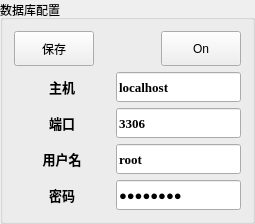
          <widget class="QGroupBox" name="groupBox_3">
           <property name="sizePolicy">
            <sizepolicy hsizetype="Fixed" vsizetype="MinimumExpanding">
             <horstretch>0</horstretch>
             <verstretch>0</verstretch>
            </sizepolicy>
           </property>
           <property name="minimumSize">
            <size>
             <width>255</width>
             <height>182</height>
            </size>
           </property>
           <property name="title">
            <string>数据库配置</string>
           </property>
           <property name="flat">
            <bool>false</bool>
           </property>
           <property name="checkable">
            <bool>false</bool>
           </property>
           <layout class="QGridLayout" name="gridLayout_12">
            <item row="0" column="0">
             <layout class="QGridLayout" name="gridLayout_9">
              <item row="0" column="0">
               <layout class="QHBoxLayout" name="horizontalLayout">
                <property name="rightMargin">
                 <number>0</number>
                </property>
                <item>
                 <widget class="QPushButton" name="DatabaseButton_bc">
                  <property name="sizePolicy">
                   <sizepolicy hsizetype="Fixed" vsizetype="Fixed">
                    <horstretch>0</horstretch>
                    <verstretch>0</verstretch>
                   </sizepolicy>
                  </property>
                  <property name="minimumSize">
                   <size>
                    <width>75</width>
                    <height>35</height>
                   </size>
                  </property>
                  <property name="text">
                   <string>保存</string>
                  </property>
                  <property name="icon">
                   <iconset>
                    <normaloff>shangweiji_picture/保存.png</normaloff>shangweiji_picture/保存.png</iconset>
                  </property>
                 </widget>
                </item>
                <item>
                 <spacer name="horizontalSpacer_3">
                  <property name="orientation">
                   <enum>Qt::Horizontal</enum>
                  </property>
                  <property name="sizeHint" stdset="0">
                   <size>
                    <width>40</width>
                    <height>20</height>
                   </size>
                  </property>
                 </spacer>
                </item>
                <item>
                 <widget class="QPushButton" name="DatabaseButton_on">
                  <property name="sizePolicy">
                   <sizepolicy hsizetype="Fixed" vsizetype="Fixed">
                    <horstretch>0</horstretch>
                    <verstretch>0</verstretch>
                   </sizepolicy>
                  </property>
                  <property name="minimumSize">
                   <size>
                    <width>75</width>
                    <height>35</height>
                   </size>
                  </property>
                  <property name="text">
                   <string>On</string>
                  </property>
                  <property name="icon">
                   <iconset>
                    <normaloff>shangweiji_picture/保存.png</normaloff>shangweiji_picture/保存.png</iconset>
                  </property>
                  <property name="autoRepeat">
                   <bool>false</bool>
                  </property>
                 </widget>
                </item>
               </layout>
              </item>
              <item row="1" column="0">
               <layout class="QGridLayout" name="gridLayout_8">
                <item row="0" column="0">
                 <widget class="QLabel" name="label_38">
                  <property name="sizePolicy">
                   <sizepolicy hsizetype="MinimumExpanding" vsizetype="MinimumExpanding">
                    <horstretch>0</horstretch>
                    <verstretch>0</verstretch>
                   </sizepolicy>
                  </property>
                  <property name="minimumSize">
                   <size>
                    <width>80</width>
                    <height>30</height>
                   </size>
                  </property>
                  <property name="font">
                   <font>
                    <family>微软雅黑</family>
                    <pointsize>10</pointsize>
                    <bold>true</bold>
                   </font>
                  </property>
                  <property name="text">
                   <string>主机</string>
                  </property>
                  <property name="alignment">
                   <set>Qt::AlignCenter</set>
                  </property>
                 </widget>
                </item>
                <item row="0" column="1">
                 <widget class="QLineEdit" name="lineEdit_11">
                  <property name="sizePolicy">
                   <sizepolicy hsizetype="MinimumExpanding" vsizetype="MinimumExpanding">
                    <horstretch>0</horstretch>
                    <verstretch>0</verstretch>
                   </sizepolicy>
                  </property>
                  <property name="minimumSize">
                   <size>
                    <width>120</width>
                    <height>30</height>
                   </size>
                  </property>
                  <property name="font">
                   <font>
                    <family>Times New Roman</family>
                    <pointsize>10</pointsize>
                    <bold>true</bold>
                   </font>
                  </property>
                  <property name="text">
                   <string>localhost</string>
                  </property>
                 </widget>
                </item>
                <item row="1" column="0">
                 <widget class="QLabel" name="label_39">
                  <property name="sizePolicy">
                   <sizepolicy hsizetype="MinimumExpanding" vsizetype="MinimumExpanding">
                    <horstretch>0</horstretch>
                    <verstretch>0</verstretch>
                   </sizepolicy>
                  </property>
                  <property name="minimumSize">
                   <size>
                    <width>80</width>
                    <height>30</height>
                   </size>
                  </property>
                  <property name="font">
                   <font>
                    <family>微软雅黑</family>
                    <pointsize>10</pointsize>
                    <bold>true</bold>
                   </font>
                  </property>
                  <property name="text">
                   <string>端口</string>
                  </property>
                  <property name="alignment">
                   <set>Qt::AlignCenter</set>
                  </property>
                 </widget>
                </item>
                <item row="1" column="1">
                 <widget class="QLineEdit" name="lineEdit_12">
                  <property name="sizePolicy">
                   <sizepolicy hsizetype="MinimumExpanding" vsizetype="MinimumExpanding">
                    <horstretch>0</horstretch>
                    <verstretch>0</verstretch>
                   </sizepolicy>
                  </property>
                  <property name="minimumSize">
                   <size>
                    <width>120</width>
                    <height>30</height>
                   </size>
                  </property>
                  <property name="font">
                   <font>
                    <family>Times New Roman</family>
                    <pointsize>10</pointsize>
                    <bold>true</bold>
                   </font>
                  </property>
                  <property name="text">
                   <string>3306</string>
                  </property>
                 </widget>
                </item>
                <item row="2" column="0">
                 <widget class="QLabel" name="label_40">
                  <property name="sizePolicy">
                   <sizepolicy hsizetype="MinimumExpanding" vsizetype="MinimumExpanding">
                    <horstretch>0</horstretch>
                    <verstretch>0</verstretch>
                   </sizepolicy>
                  </property>
                  <property name="minimumSize">
                   <size>
                    <width>80</width>
                    <height>30</height>
                   </size>
                  </property>
                  <property name="font">
                   <font>
                    <family>微软雅黑</family>
                    <pointsize>10</pointsize>
                    <bold>true</bold>
                   </font>
                  </property>
                  <property name="text">
                   <string>用户名</string>
                  </property>
                  <property name="alignment">
                   <set>Qt::AlignCenter</set>
                  </property>
                 </widget>
                </item>
                <item row="2" column="1">
                 <widget class="QLineEdit" name="lineEdit_13">
                  <property name="sizePolicy">
                   <sizepolicy hsizetype="MinimumExpanding" vsizetype="MinimumExpanding">
                    <horstretch>0</horstretch>
                    <verstretch>0</verstretch>
                   </sizepolicy>
                  </property>
                  <property name="minimumSize">
                   <size>
                    <width>120</width>
                    <height>30</height>
                   </size>
                  </property>
                  <property name="font">
                   <font>
                    <family>Times New Roman</family>
                    <pointsize>10</pointsize>
                    <bold>true</bold>
                   </font>
                  </property>
                  <property name="text">
                   <string>root</string>
                  </property>
                 </widget>
                </item>
                <item row="3" column="0">
                 <widget class="QLabel" name="label_41">
                  <property name="sizePolicy">
                   <sizepolicy hsizetype="MinimumExpanding" vsizetype="MinimumExpanding">
                    <horstretch>0</horstretch>
                    <verstretch>0</verstretch>
                   </sizepolicy>
                  </property>
                  <property name="minimumSize">
                   <size>
                    <width>80</width>
                    <height>30</height>
                   </size>
                  </property>
                  <property name="font">
                   <font>
                    <family>微软雅黑</family>
                    <pointsize>10</pointsize>
                    <bold>true</bold>
                   </font>
                  </property>
                  <property name="text">
                   <string>密码</string>
                  </property>
                  <property name="alignment">
                   <set>Qt::AlignCenter</set>
                  </property>
                 </widget>
                </item>
                <item row="3" column="1">
                 <widget class="QLineEdit" name="lineEdit_14">
                  <property name="sizePolicy">
                   <sizepolicy hsizetype="MinimumExpanding" vsizetype="MinimumExpanding">
                    <horstretch>0</horstretch>
                    <verstretch>0</verstretch>
                   </sizepolicy>
                  </property>
                  <property name="minimumSize">
                   <size>
                    <width>120</width>
                    <height>30</height>
                   </size>
                  </property>
                  <property name="font">
                   <font>
                    <family>Times New Roman</family>
                    <pointsize>10</pointsize>
                    <bold>true</bold>
                   </font>
                  </property>
                  <property name="text">
                   <string>12345678</string>
                  </property>
                  <property name="echoMode">
                   <enum>QLineEdit::PasswordEchoOnEdit</enum>
                  </property>
                 </widget>
                </item>
               </layout>
              </item>
             </layout>
            </item>
           </layout>
          </widget>
